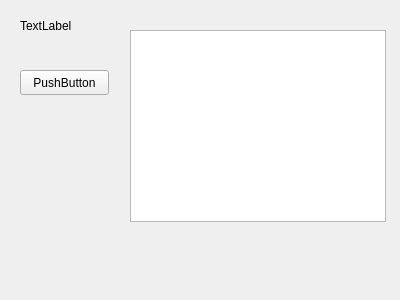
<?xml version="1.0" encoding="UTF-8"?>
<ui version="4.0">
 <class>deviceclientwindow</class>
 <widget class="QWidget" name="deviceclientwindow">
  <property name="geometry">
   <rect>
    <x>0</x>
    <y>0</y>
    <width>400</width>
    <height>300</height>
   </rect>
  </property>
  <property name="windowTitle">
   <string>Form</string>
  </property>
  <widget class="QLabel" name="label">
   <property name="geometry">
    <rect>
     <x>20</x>
     <y>10</y>
     <width>101</width>
     <height>31</height>
    </rect>
   </property>
   <property name="text">
    <string>TextLabel</string>
   </property>
  </widget>
  <widget class="QPushButton" name="btnSelectFile">
   <property name="geometry">
    <rect>
     <x>20</x>
     <y>70</y>
     <width>89</width>
     <height>25</height>
    </rect>
   </property>
   <property name="text">
    <string>PushButton</string>
   </property>
  </widget>
  <widget class="QListWidget" name="listFiles">
   <property name="geometry">
    <rect>
     <x>130</x>
     <y>30</y>
     <width>256</width>
     <height>192</height>
    </rect>
   </property>
  </widget>
 </widget>
 <resources/>
 <connections/>
</ui>
